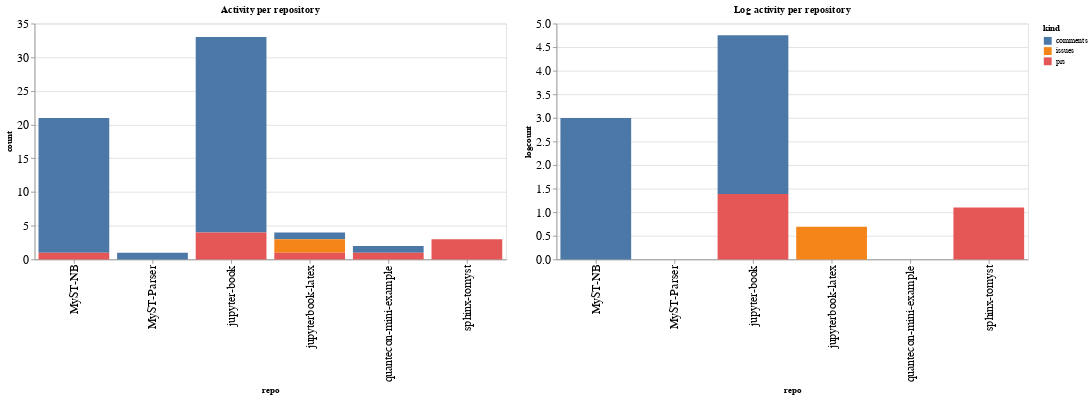

The cell this chart's notebook holds for it:
### Code cell
ch1 = alt.Chart(repo_summaries, width=600, title="Activity per repository").mark_bar().encode(
    x='repo',
    y='count',
    color='kind',
    tooltip="kind"
)

ch2 = alt.Chart(repo_summaries, width=600, title="Log activity per repository").mark_bar().encode(
    x='repo',
    y='logcount',
    color='kind',
    tooltip="kind"
)

ch1 | ch2

### Figure 1 — Vega-Lite specification as saved in the notebook (floating-point values rounded to 4 significant figures)
{"config": {"axisLeft": {"labelFontSize": 15}, "axisBottom": {"labelFontSize": 15}}, "hconcat": [{"mark": "bar", "encoding": {"color": {"type": "nominal", "field": "kind"}, "tooltip": {"type": "nominal", "field": "kind"}, "x": {"type": "nominal", "field": "repo"}, "y": {"type": "quantitative", "field": "count"}}, "title": "Activity per repository", "width": 600}, {"mark": "bar", "encoding": {"color": {"type": "nominal", "field": "kind"}, "tooltip": {"type": "nominal", "field": "kind"}, "x": {"type": "nominal", "field": "repo"}, "y": {"type": "quantitative", "field": "logcount"}}, "title": "Log activity per repository", "width": 600}], "data": {"name": "data-383264b0b485a65cd33a61866afcb08d"}, "$schema": "https://vega.github.io/schema/vega-lite/v4.8.1.json", "datasets": {"data-383264b0b485a65cd33a61866afcb08d": [{"repo": "MyST-NB", "kind": "comments", "count": 20, "logcount": 2.996}, {"repo": "MyST-NB", "kind": "prs", "count": 1, "logcount": 0.0}, {"repo": "MyST-Parser", "kind": "comments", "count": 1, "logcount": 0.0}, {"repo": "jupyter-book", "kind": "comments", "count": 29, "logcount": 3.367}, {"repo": "jupyter-book", "kind": "prs", "count": 4, "logcount": 1.386}, {"repo": "jupyterbook-latex", "kind": "comments", "count": 1, "logcount": 0.0}, {"repo": "jupyterbook-latex", "kind": "issues", "count": 2, "logcount": 0.6931}, {"repo": "jupyterbook-latex", "kind": "prs", "count": 1, "logcount": 0.0}, {"repo": "quantecon-mini-example", "kind": "comments", "count": 1, "logcount": 0.0}, {"repo": "quantecon-mini-example", "kind": "prs", "count": 1, "logcount": 0.0}, {"repo": "sphinx-tomyst", "kind": "prs", "count": 3, "logcount": 1.099}]}}
